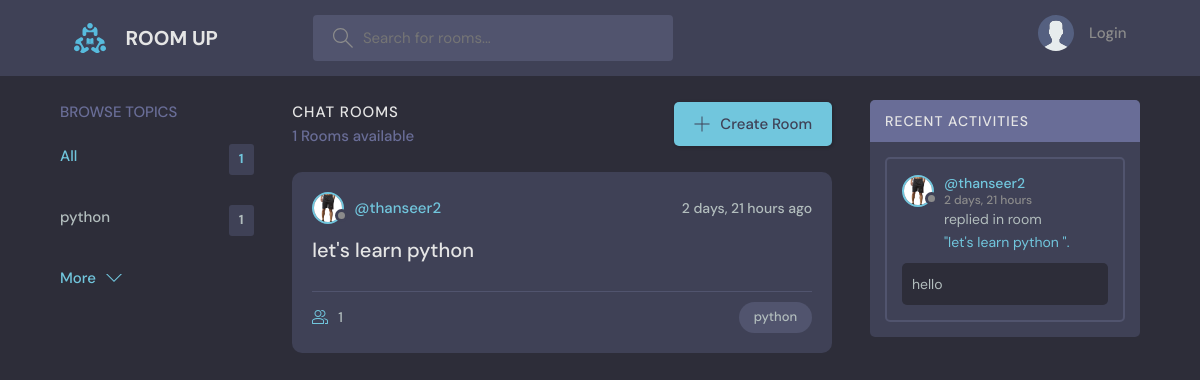
The page / on the database its author committed.
### hours/models.py (models this page shows, shortened)
class Topic(models.Model):
    name=models.CharField(max_length=64)

class Room(models.Model):
    topic=models.ForeignKey(Topic, on_delete=models.SET_NULL, null=True)
    host=models.ForeignKey(User, on_delete=models.SET_NULL, null=True)
    name=models.CharField(max_length= 64)
    description=models.TextField(null=True, blank=True)
    participants=models.ManyToManyField(User, related_name='participants', blank=True)
    updated=models.DateTimeField(auto_now=True)
    created=models.DateTimeField(auto_now_add=True)
    class Meta:
        ordering =['-updated', '-created']

class User(AbstractUser):
    name=models.CharField(max_length=200, null=True)
    email=models.EmailField(unique=True, null=True)
    bio=models.TextField(null=True)
    avatar=models.ImageField(null=True, default="avatar.svg")
    REQUIRED_FIELD=[]

class Messages(models.Model):
    user=models.ForeignKey(User, on_delete=models.CASCADE)
    room=models.ForeignKey(Room, on_delete=models.CASCADE)
    body=models.TextField()
    updated=models.DateTimeField(auto_now=True)
    created=models.DateTimeField(auto_now_add=True)
    class Meta:
        ordering =['-updated', '-created']

### hours/views.py (the view)
# urls.py: 2. Add a URL to urlpatterns:  path('', views.home, name='home')
def home(request):
    q = request.GET.get('q') if request.GET.get('q') != None else ''
    rooms=Room.objects.filter(
        Q(topic__name__icontains=q) |
        Q(name__icontains=q)
    )
    topics=Topic.objects.all()[0:5]
    room_count =rooms.count()
    room_messages=Messages.objects.filter(Q(room__topic__name__icontains=q))
    return render(request, 'dev/home.html',{
        'rooms':rooms, 'topics':topics, 'room_count':room_count, 'room_messages':room_messages
    })

### hours/templates/dev/home.html (shortened to what this page needs)
{% extends 'layout.html' %}
{% block body %}
    <main class="layout layout--3">
      <div class="container">
        {% include 'dev/topics_component.html' %}
        <div class="roomList">
          <div class="roomList__header">
            <div>
              <h2>Chat Rooms</h2>
              <p>{{room_count}} Rooms available</p>
            </div>
            <a class="btn btn--main" href="{% url 'createRoom' %}">
              <svg version="1.1" xmlns="http://www.w3.org/2000/svg" width="32" height="32" viewBox="0 0 32 32">
                <title>add</title>
                <path
                  d="M16.943 0.943h-1.885v14.115h-14.115v1.885h14.115v14.115h1.885v-14.115h14.115v-1.885h-14.115v-14.115z"
                ></path>
              </svg>
              Create Room
            </a>
          </div>
          {% include 'dev/feed_component.html' %}
        </div>
        {% include 'dev/activity_component.html' %}
      </div>
    </main>
  {% endblock %}

### hours/templates/dev/topics_component.html
<div class="topics">
    <div class="topics__header">
      <h2>Browse Topics</h2>
    </div>
    <ul class="topics__list">
      <li>
        <a href="{% url 'home' %}" class="active">All <span>{{topics.count}}</span></a>
      </li>
      {% for topic in topics %}
      <li>
        <a href="{% url 'home' %}?q={{topic.name}}">{{topic.name}}<span>{{topic.room_set.count}}</span></a>
      </li>
      {% endfor %}
    </ul>
    <a class="btn btn--link" href="{% url 'topics' %}">
      More
      <svg version="1.1" xmlns="http://www.w3.org/2000/svg" width="32" height="32" viewBox="0 0 32 32">
        <title>chevron-down</title>
        <path d="M16 21l-13-13h-3l16 16 16-16h-3l-13 13z"></path>
      </svg>
    </a>
  </div>

### hours/templates/dev/feed_component.html (shortened to what this page needs)
{% for room in rooms %}
<div class="roomListRoom">
    <div class="roomListRoom__header">
      <a href="{% url 'user-profile' room.host.id %}" class="roomListRoom__author">
        <div class="avatar avatar--small">
          <img src="{{room.host.avatar.url}}" />
        </div>
        <span>@{{room.host.username}}</span>
      </a>
      <div class="roomListRoom__actions">
        <span>{{room.created|timesince}} ago</span>
      </div>
    </div>
    <div class="roomListRoom__content">
      <a href="{% url 'room' room.id %}">{{room.name}}</a>
    </div>
    <div class="roomListRoom__meta">
      <a href="{% url 'room' room.id %}" class="roomListRoom__joined">
        {{room.participants.all.count}}
      </a>
      <p class="roomListRoom__topic">{{room.topic.name}}</p>
    </div>
  </div>
{% endfor %}

### hours/templates/dev/activity_component.html (shortened to what this page needs)
<div class="activities">
    <div class="activities__header">
      <h2>Recent Activities</h2>
    </div>
    {% for message in room_messages%}
    <div class="activities__box">
      <div class="activities__boxHeader roomListRoom__header">
        <a href="{% url 'user-profile' message.user.id %}" class="roomListRoom__author">
          <div class="avatar avatar--small">
            <img src="{{message.user.avatar.url}}" />
          </div>
          <p>
            @{{message.user}}
            <span>{{message.created|timesince}}</span>
          </p>
        </a>
      </div>
      <div class="activities__boxContent">
        <p>replied in room <a href="{% url 'room' message.room.id %}">"{{message.room.name}}".</a> </p>
        <div class="activities__boxRoomContent">
            {{message.body}}
        </div>
      </div>
    </div>
    {% endfor %}
</div>

### rows shown on the page
Topic: name "python", room_set.count "1"
Room: host.avatar (picture), host.username "thanseer2", created "2 days, 21 hours", name "let's learn python", participants.all.count "1", topic.name "python"
Messages: user.avatar (picture), user "thanseer2", created "2 days, 21 hours", room.name "let's learn python", body "hello"

### other values the page prints
{{ topics.count }} "1"
{{ room_count }} "1"
